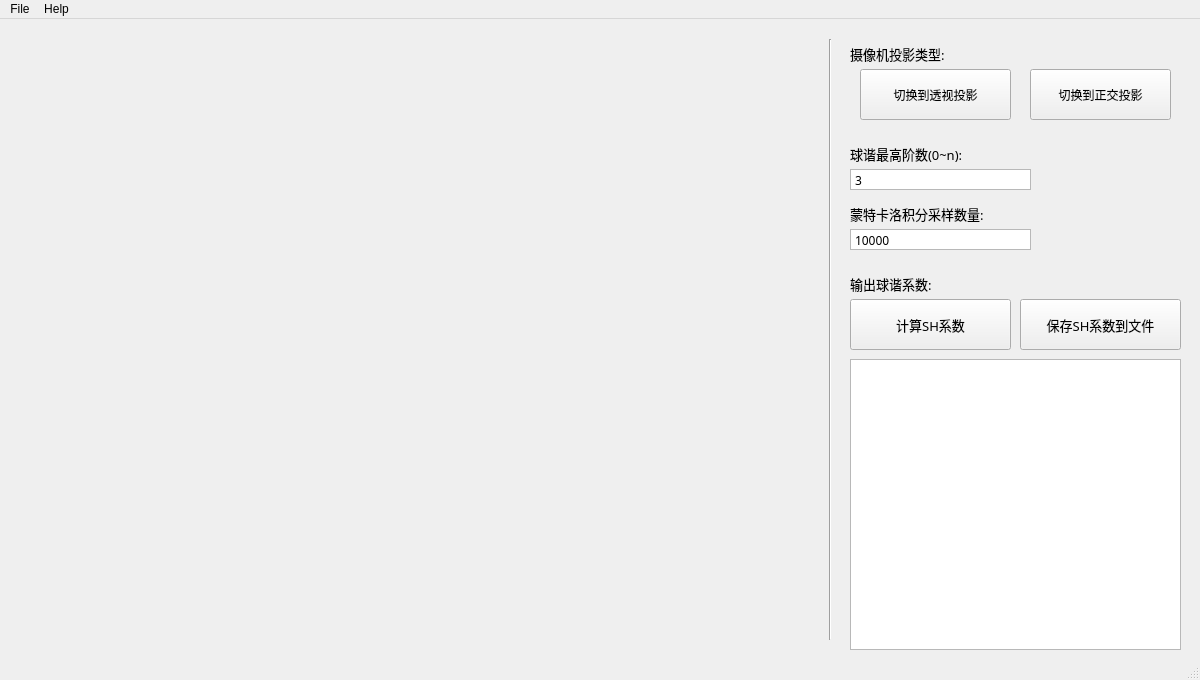
<?xml version="1.0" encoding="UTF-8"?>
<ui version="4.0">
 <class>SHLightingGuiApp</class>
 <widget class="QMainWindow" name="SHLightingGuiApp">
  <property name="geometry">
   <rect>
    <x>0</x>
    <y>0</y>
    <width>1200</width>
    <height>680</height>
   </rect>
  </property>
  <property name="maximumSize">
   <size>
    <width>1200</width>
    <height>680</height>
   </size>
  </property>
  <property name="windowTitle">
   <string>Spherical Harmonic Lighting Utility - sunhonglian</string>
  </property>
  <widget class="QWidget" name="centralwidget">
   <widget class="QLabel" name="label_MonteCarlo">
    <property name="geometry">
     <rect>
      <x>850</x>
      <y>180</y>
      <width>141</width>
      <height>31</height>
     </rect>
    </property>
    <property name="font">
     <font>
      <family>Microsoft YaHei UI Light</family>
      <pointsize>10</pointsize>
      <weight>50</weight>
      <bold>false</bold>
     </font>
    </property>
    <property name="text">
     <string>&lt;html&gt;&lt;head/&gt;&lt;body&gt;&lt;p&gt;蒙特卡洛积分采样数量:&lt;/p&gt;&lt;/body&gt;&lt;/html&gt;</string>
    </property>
   </widget>
   <widget class="Line" name="line">
    <property name="geometry">
     <rect>
      <x>820</x>
      <y>20</y>
      <width>20</width>
      <height>601</height>
     </rect>
    </property>
    <property name="orientation">
     <enum>Qt::Vertical</enum>
    </property>
   </widget>
   <widget class="QPushButton" name="btn_ComputeSH">
    <property name="geometry">
     <rect>
      <x>850</x>
      <y>280</y>
      <width>161</width>
      <height>51</height>
     </rect>
    </property>
    <property name="font">
     <font>
      <family>Microsoft YaHei UI Light</family>
      <pointsize>10</pointsize>
     </font>
    </property>
    <property name="text">
     <string>计算SH系数</string>
    </property>
   </widget>
   <widget class="QTextEdit" name="textEdit_ShCoefficient">
    <property name="geometry">
     <rect>
      <x>850</x>
      <y>340</y>
      <width>331</width>
      <height>291</height>
     </rect>
    </property>
    <property name="font">
     <font>
      <family>Microsoft YaHei UI Light</family>
      <pointsize>10</pointsize>
     </font>
    </property>
    <property name="inputMethodHints">
     <set>Qt::ImhDigitsOnly|Qt::ImhMultiLine</set>
    </property>
    <property name="verticalScrollBarPolicy">
     <enum>Qt::ScrollBarAlwaysOff</enum>
    </property>
    <property name="horizontalScrollBarPolicy">
     <enum>Qt::ScrollBarAlwaysOff</enum>
    </property>
    <property name="html">
     <string>&lt;!DOCTYPE HTML PUBLIC &quot;-//W3C//DTD HTML 4.0//EN&quot; &quot;http://www.w3.org/TR/REC-html40/strict.dtd&quot;&gt;
&lt;html&gt;&lt;head&gt;&lt;meta name=&quot;qrichtext&quot; content=&quot;1&quot; /&gt;&lt;style type=&quot;text/css&quot;&gt;
p, li { white-space: pre-wrap; }
&lt;/style&gt;&lt;/head&gt;&lt;body style=&quot; font-family:'Microsoft YaHei UI Light'; font-size:10pt; font-weight:400; font-style:normal;&quot;&gt;
&lt;p style=&quot;-qt-paragraph-type:empty; margin-top:0px; margin-bottom:0px; margin-left:0px; margin-right:0px; -qt-block-indent:0; text-indent:0px;&quot;&gt;&lt;br /&gt;&lt;/p&gt;&lt;/body&gt;&lt;/html&gt;</string>
    </property>
   </widget>
   <widget class="QTextEdit" name="textEdit_shOrder">
    <property name="geometry">
     <rect>
      <x>850</x>
      <y>150</y>
      <width>181</width>
      <height>21</height>
     </rect>
    </property>
    <property name="font">
     <font>
      <family>Microsoft YaHei UI Light</family>
      <pointsize>10</pointsize>
     </font>
    </property>
    <property name="inputMethodHints">
     <set>Qt::ImhDigitsOnly</set>
    </property>
    <property name="verticalScrollBarPolicy">
     <enum>Qt::ScrollBarAlwaysOff</enum>
    </property>
    <property name="horizontalScrollBarPolicy">
     <enum>Qt::ScrollBarAlwaysOff</enum>
    </property>
    <property name="html">
     <string>&lt;!DOCTYPE HTML PUBLIC &quot;-//W3C//DTD HTML 4.0//EN&quot; &quot;http://www.w3.org/TR/REC-html40/strict.dtd&quot;&gt;
&lt;html&gt;&lt;head&gt;&lt;meta name=&quot;qrichtext&quot; content=&quot;1&quot; /&gt;&lt;style type=&quot;text/css&quot;&gt;
p, li { white-space: pre-wrap; }
&lt;/style&gt;&lt;/head&gt;&lt;body style=&quot; font-family:'Microsoft YaHei UI Light'; font-size:10pt; font-weight:400; font-style:normal;&quot;&gt;
&lt;p style=&quot; margin-top:0px; margin-bottom:0px; margin-left:0px; margin-right:0px; -qt-block-indent:0; text-indent:0px;&quot;&gt;&lt;span style=&quot; font-family:'SimSun'; font-size:9pt;&quot;&gt;3&lt;/span&gt;&lt;/p&gt;&lt;/body&gt;&lt;/html&gt;</string>
    </property>
   </widget>
   <widget class="QTextEdit" name="textEdit_monteCarlo">
    <property name="geometry">
     <rect>
      <x>850</x>
      <y>210</y>
      <width>181</width>
      <height>21</height>
     </rect>
    </property>
    <property name="font">
     <font>
      <family>Microsoft YaHei UI Light</family>
      <pointsize>10</pointsize>
     </font>
    </property>
    <property name="inputMethodHints">
     <set>Qt::ImhDigitsOnly</set>
    </property>
    <property name="verticalScrollBarPolicy">
     <enum>Qt::ScrollBarAlwaysOff</enum>
    </property>
    <property name="horizontalScrollBarPolicy">
     <enum>Qt::ScrollBarAlwaysOff</enum>
    </property>
    <property name="html">
     <string>&lt;!DOCTYPE HTML PUBLIC &quot;-//W3C//DTD HTML 4.0//EN&quot; &quot;http://www.w3.org/TR/REC-html40/strict.dtd&quot;&gt;
&lt;html&gt;&lt;head&gt;&lt;meta name=&quot;qrichtext&quot; content=&quot;1&quot; /&gt;&lt;style type=&quot;text/css&quot;&gt;
p, li { white-space: pre-wrap; }
&lt;/style&gt;&lt;/head&gt;&lt;body style=&quot; font-family:'Microsoft YaHei UI Light'; font-size:10pt; font-weight:400; font-style:normal;&quot;&gt;
&lt;p style=&quot; margin-top:0px; margin-bottom:0px; margin-left:0px; margin-right:0px; -qt-block-indent:0; text-indent:0px;&quot;&gt;&lt;span style=&quot; font-family:'SimSun'; font-size:9pt;&quot;&gt;10000&lt;/span&gt;&lt;/p&gt;&lt;/body&gt;&lt;/html&gt;</string>
    </property>
   </widget>
   <widget class="QLabel" name="label_SHOrder">
    <property name="geometry">
     <rect>
      <x>850</x>
      <y>120</y>
      <width>141</width>
      <height>31</height>
     </rect>
    </property>
    <property name="font">
     <font>
      <family>Microsoft YaHei UI Light</family>
      <pointsize>10</pointsize>
      <weight>50</weight>
      <bold>false</bold>
     </font>
    </property>
    <property name="text">
     <string>&lt;html&gt;&lt;head/&gt;&lt;body&gt;&lt;p&gt;球谐最高阶数(0~n):&lt;/p&gt;&lt;/body&gt;&lt;/html&gt;</string>
    </property>
   </widget>
   <widget class="QLabel" name="label_CalSHCoeff">
    <property name="geometry">
     <rect>
      <x>850</x>
      <y>250</y>
      <width>141</width>
      <height>31</height>
     </rect>
    </property>
    <property name="font">
     <font>
      <family>Microsoft YaHei UI Light</family>
      <pointsize>10</pointsize>
      <weight>50</weight>
      <bold>false</bold>
     </font>
    </property>
    <property name="text">
     <string>&lt;html&gt;&lt;head/&gt;&lt;body&gt;&lt;p&gt;输出球谐系数:&lt;/p&gt;&lt;/body&gt;&lt;/html&gt;</string>
    </property>
   </widget>
   <widget class="QPushButton" name="btn_CamOrtho">
    <property name="geometry">
     <rect>
      <x>1030</x>
      <y>50</y>
      <width>141</width>
      <height>51</height>
     </rect>
    </property>
    <property name="text">
     <string>切换到正交投影</string>
    </property>
   </widget>
   <widget class="QPushButton" name="btn_CamPerspective">
    <property name="geometry">
     <rect>
      <x>860</x>
      <y>50</y>
      <width>151</width>
      <height>51</height>
     </rect>
    </property>
    <property name="text">
     <string>切换到透视投影</string>
    </property>
   </widget>
   <widget class="QLabel" name="label_camProjType">
    <property name="geometry">
     <rect>
      <x>850</x>
      <y>20</y>
      <width>141</width>
      <height>31</height>
     </rect>
    </property>
    <property name="font">
     <font>
      <family>Microsoft YaHei UI Light</family>
      <pointsize>10</pointsize>
      <weight>50</weight>
      <bold>false</bold>
     </font>
    </property>
    <property name="text">
     <string>&lt;html&gt;&lt;head/&gt;&lt;body&gt;&lt;p&gt;摄像机投影类型:&lt;/p&gt;&lt;/body&gt;&lt;/html&gt;</string>
    </property>
   </widget>
   <widget class="QPushButton" name="btn_SaveSHCoefficients">
    <property name="geometry">
     <rect>
      <x>1020</x>
      <y>280</y>
      <width>161</width>
      <height>51</height>
     </rect>
    </property>
    <property name="font">
     <font>
      <family>Microsoft YaHei UI Light</family>
      <pointsize>10</pointsize>
     </font>
    </property>
    <property name="text">
     <string>保存SH系数到文件</string>
    </property>
   </widget>
  </widget>
  <widget class="QMenuBar" name="menubar">
   <property name="geometry">
    <rect>
     <x>0</x>
     <y>0</y>
     <width>1200</width>
     <height>23</height>
    </rect>
   </property>
   <widget class="QMenu" name="menuFile">
    <property name="title">
     <string>File</string>
    </property>
    <addaction name="actionLoadCommonTexture"/>
    <addaction name="actionLoadCubeMap"/>
    <addaction name="actionExit"/>
   </widget>
   <widget class="QMenu" name="menuHelp">
    <property name="title">
     <string>Help</string>
    </property>
    <addaction name="actionAbout"/>
   </widget>
   <addaction name="menuFile"/>
   <addaction name="menuHelp"/>
  </widget>
  <widget class="QStatusBar" name="statusbar"/>
  <action name="actionAbout">
   <property name="text">
    <string>About</string>
   </property>
  </action>
  <action name="actionExit">
   <property name="text">
    <string>Exit</string>
   </property>
  </action>
  <action name="actionCameraOrthographic">
   <property name="text">
    <string>Orthographic</string>
   </property>
  </action>
  <action name="actionCameraPerspective">
   <property name="text">
    <string>Perspective</string>
   </property>
  </action>
  <action name="actionSaveSHFactors">
   <property name="text">
    <string>Save SH Coefficients to Files</string>
   </property>
  </action>
  <action name="actionLoadCubeMap">
   <property name="text">
    <string>Load Cube Map</string>
   </property>
  </action>
  <action name="actionLoadCommonTexture">
   <property name="text">
    <string>Load 2D Texture</string>
   </property>
  </action>
 </widget>
 <resources/>
 <connections/>
</ui>
